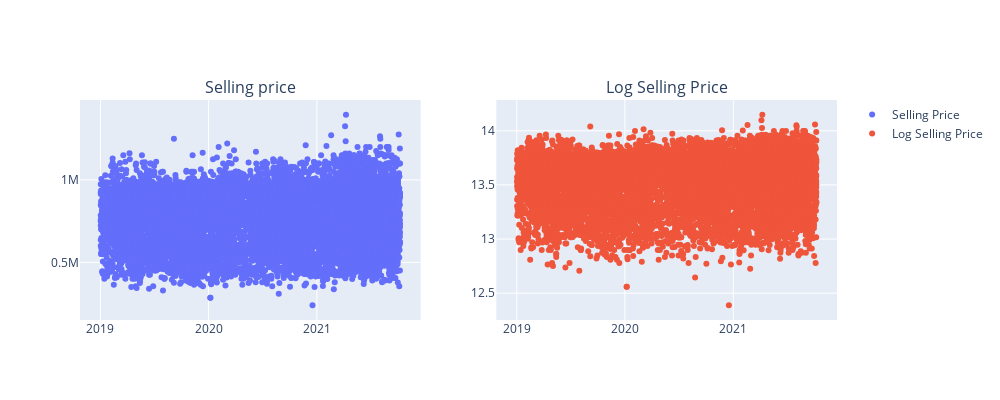

Notebook code for this chart:
### Markdown cell above
# Plot sell price with closing date

### Code cell
from plotly.subplots import make_subplots
import plotly.graph_objects as go

df['logSP'] = np.log(df['SP'])
fig = make_subplots(rows=1, cols=2,subplot_titles=("Selling price","Log Selling Price"))

fig.add_trace(
    go.Scatter(x=df['Closing Date'], y=df['SP'],mode = 'markers', name = 'Selling Price'),
    row=1, col=1
)

fig.add_trace(
    go.Scatter(x=df['Closing Date'], y=df['logSP'],mode = 'markers', name = 'Log Selling Price'),
    row=1, col=2
)

fig.update_layout(height=400, width=1000)
fig.show()

### Figure 1 — Plotly figure (JSON) as saved in the notebook; plotly's stock layout.template omitted (floating-point values rounded to 4 significant figures; data arrays with more than 128 entries replaced by an {"elided": "..."} marker saying what was removed)
{"data": [{"mode": "markers", "name": "Selling Price", "type": "scatter", "x": {"elided": "10000 str values"}, "xaxis": "x", "y": {"elided": "10000 int values"}, "yaxis": "y"}, {"mode": "markers", "name": "Log Selling Price", "type": "scatter", "x": {"elided": "10000 str values"}, "xaxis": "x2", "y": {"elided": "10000 float values"}, "yaxis": "y2"}], "layout": {"annotations": [{"font": {"size": 16}, "showarrow": false, "text": "Selling price", "x": 0.225, "xanchor": "center", "xref": "paper", "y": 1, "yanchor": "bottom", "yref": "paper"}, {"font": {"size": 16}, "showarrow": false, "text": "Log Selling Price", "x": 0.775, "xanchor": "center", "xref": "paper", "y": 1, "yanchor": "bottom", "yref": "paper"}], "height": 400, "width": 1000, "xaxis": {"anchor": "y", "domain": [0, 0.45]}, "xaxis2": {"anchor": "y2", "domain": [0.55, 1]}, "yaxis": {"anchor": "x", "domain": [0, 1]}, "yaxis2": {"anchor": "x2", "domain": [0, 1]}}}
